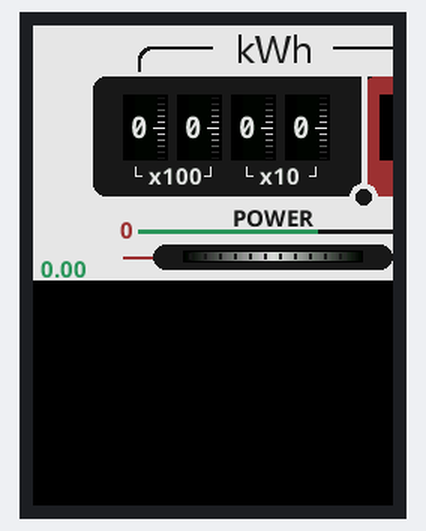
Bench run of a sketch on a simulated ESP32. Shown: 240×320 colour display.

Above: at 0.77 s.
At 5.18 s:
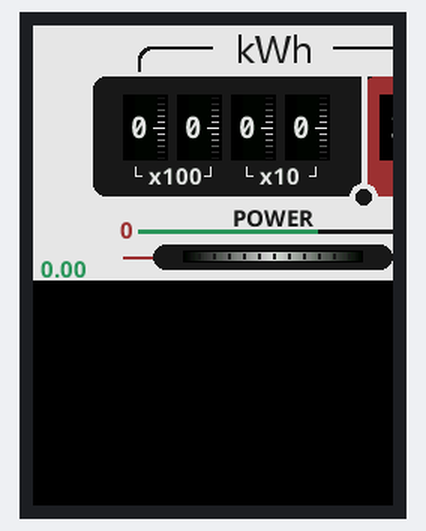
At 10.32 s:
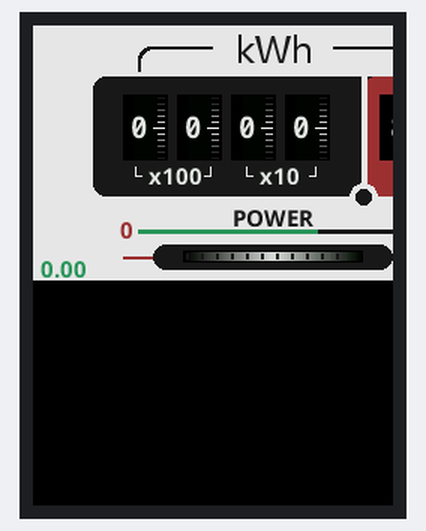
At 20.24 s:
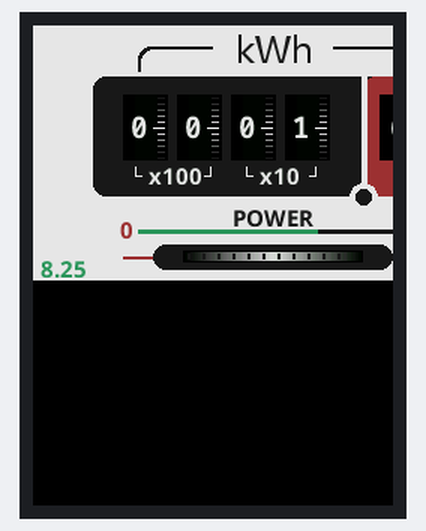
At 29.79 s:
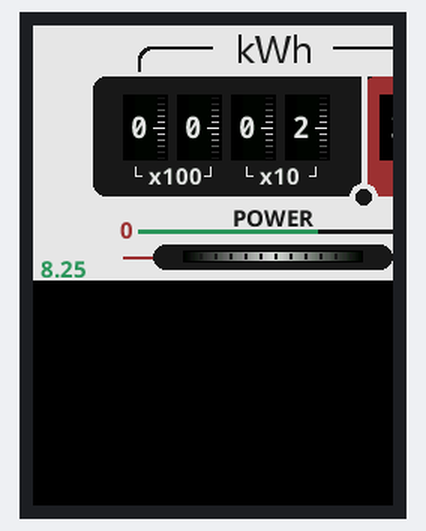
At 39.7 s:
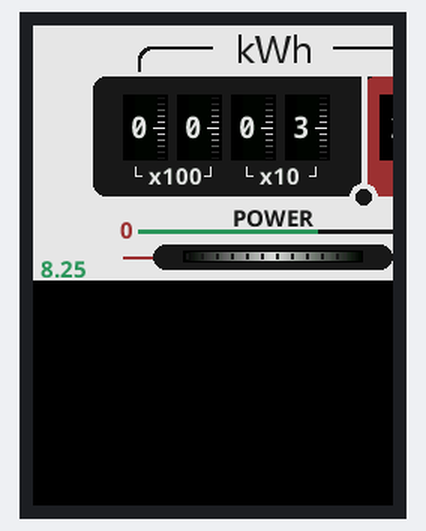

The sketch:

PowerCounter.ino
```cpp
#include <TFT_eSPI.h>
#include "Latin_Hiragana_24.h"
#include "NotoSansBold15.h"
#include "NotoSansMonoSCB20.h"
TFT_eSPI tft = TFT_eSPI();
TFT_eSprite sprite= TFT_eSprite(&tft);


#define latin Latin_Hiragana_24
#define small NotoSansBold15
#define digits NotoSansMonoSCB20

#define c1 0xE73C //white
#define c2 0x18C3  //gray
#define c3 0x9986 //red
#define c4 0x2CAB  //green
#define c5 0xBDEF //gold

int fromTop=34;
int left=40;
int width=240;
int heigth=80;

uint16_t grays[60]={0};
uint16_t lines[11]={0};
int sec=0;
int pos=0;

int digit1=0;
int digit2=0;
int digit3=0;
int digit4=0;

long start=0;
long end=0;
int counter=0;
double fps=0;

int longLine=4;
int animationTimer=0;

void setup() {

  tft.init();
  tft.setRotation(4);
  tft.invertDisplay(true);
  tft.fillScreen(TFT_BLACK);
 for(int i=0;i<50;i++)
  grays[i]=tft.color565(i*5, i*5, i*5);

lines[0]=grays[5]; lines[1]=grays[10]; lines[2]=grays[20]; lines[3]=grays[30]; lines[4]=grays[40]; lines[5]=grays[49];
lines[6]=grays[40]; lines[7]=grays[30]; lines[8]=grays[20]; lines[9]=grays[10]; lines[10]=grays[5];


sprite.createSprite(320,170);
sprite.setTextDatum(4);


}

void draw()
{

  if(counter==0)
start=millis();
counter++;

if(counter==100)
{
  end=millis();
  fps=100/((end-start)/1000.00);
  counter=0;
}
sprite.fillSprite(c1);

sprite.fillSmoothRoundRect(left+30,fromTop-20,width-60,heigth,8,c2,c1);
sprite.fillSmoothRoundRect(left+32,fromTop-18,width-64,heigth,8,c1,c2);
sprite.fillRect(left+30,fromTop-3,width-60,3,c1);
sprite.fillRect(left+80,fromTop-21,width-160,4,c1);


sprite.fillSmoothRoundRect(left,fromTop,width,heigth,8,c2,c1);

sprite.fillSmoothRoundRect(220,fromTop,60,heigth,8,c3,c1);
sprite.fillRect(219,fromTop,4,heigth,c1);

sprite.fillSmoothCircle(220, fromTop+heigth, 9, c1);
sprite.fillSmoothCircle(220, fromTop+heigth, 5, c2);


for(int i=0;i<4;i++){
sprite.fillRectHGradient(left+(20)+(i*36), fromTop+12, 15, 44, TFT_BLACK,grays[2]);
sprite.fillRectHGradient(left+(35)+(i*36), fromTop+12, 15, 44, grays[2],TFT_BLACK);

for(int j=0;j<11;j++)
if(j==5)
sprite.drawLine(left+(40)+(i*36),fromTop+14+(j*4),left+(47)+(i*36),fromTop+14+(j*4),lines[j]);
else
sprite.drawLine(left+(43)+(i*36),fromTop+14+(j*4),left+(47)+(i*36),fromTop+14+(j*4),lines[j]);
}


sprite.fillRectHGradient(231, fromTop+12, 20, 44, TFT_BLACK,grays[2]);
sprite.fillRectHGradient(251, fromTop+12, 20, 44, grays[2],TFT_BLACK);

for(int j=0;j<11;j++)
if(j==longLine)
sprite.drawLine(262,fromTop+14+(j*4),269,fromTop+14+(j*4),lines[j]);
else
sprite.drawLine(265,fromTop+14+(j*4),269,fromTop+14+(j*4),lines[j]);


sprite.drawLine(left+28,fromTop+60,left+28,fromTop+66,c1);
sprite.drawLine(left+28,fromTop+66,left+32,fromTop+66,c1);

sprite.drawLine(left+78,fromTop+66,left+78,fromTop+60,c1);
sprite.drawLine(left+74,fromTop+66,left+78,fromTop+66,c1);

sprite.drawLine(left+102,fromTop+66,left+106,fromTop+66,c1);
sprite.drawLine(left+102,fromTop+66,left+102,fromTop+60,c1);

sprite.drawLine(left+144,fromTop+66,left+148,fromTop+66,c1);
sprite.drawLine(left+148,fromTop+66,left+148,fromTop+60,c1);

sprite.loadFont(latin);
sprite.setTextColor(c2,c1);
sprite.drawString("kWh",160,18);
sprite.unloadFont();

sprite.loadFont(small);
sprite.setTextColor(c1,c3);
sprite.drawString("x1",250,fromTop+68);
sprite.setTextColor(c1,c2);
sprite.drawString("x100",94,fromTop+68);
sprite.drawString("x10",164,fromTop+68);
sprite.setTextColor(c2,c1);
sprite.drawString("POWER",160,fromTop+96);
sprite.setTextColor(c3,c1);
sprite.drawString("0",62,fromTop+104);

sprite.setTextColor(c4,c1);
sprite.drawString("100%",272,fromTop+104);
sprite.drawString(String(fps),20,164);
sprite.unloadFont();

sprite.loadFont(digits);
sprite.setTextColor(c1,TFT_BLACK);
sprite.drawString(String(digit2),106,fromTop+35);
sprite.drawString(String(digit1),70,fromTop+35);
sprite.drawString(String(digit3),142,fromTop+35);
sprite.drawString(String(digit4),178,fromTop+35);
sprite.drawString(String(sec),249,fromTop+35);
sprite.unloadFont();

sprite.fillRect(70,fromTop+102,180,3,c4);
sprite.fillRect(190,fromTop+102,60,3,c2);

sprite.fillRect(60,fromTop+120,200,2,c3);
sprite.fillTriangle(265, fromTop+120, 255, fromTop+120, 252, fromTop+116, c3);
sprite.fillTriangle(265, fromTop+120, 255, fromTop+120, 252, fromTop+124, c3);

sprite.fillSmoothRoundRect(80,fromTop+112,160,17,10,c2,c1);
sprite.drawRect(100,fromTop+116,120,8,TFT_BLACK);
sprite.fillRectHGradient(101, fromTop+117, 59, 6, grays[1],grays[44]);
sprite.fillRectHGradient(160, fromTop+117, 59, 6, grays[44],grays[1]);


for(int i=0;i<11;i++)
{
sprite.fillRect(102+(i*10)+pos,fromTop+118,2,4,c2);
}

sprite.pushSprite(0,0);
}


void loop() {
  draw();
  sec++;
  if(sec==100)
  {sec=0;
  digit4++;
  if(digit4==10){digit4=0; digit3++;}
  if(digit3==10){digit3=0; digit2++;}
  if(digit2==10){digit2=0; digit1++;}
  }

  pos++;
  if(pos==10)
  pos=0;

  animationTimer++;
  if(animationTimer==4)
  {
    animationTimer=0;
    longLine++;
    if( longLine==11)
    longLine=0;
  }
}
```

Source omitted: Hiragana_24.h (data table, 330768 bytes), toSansBold15.h (data table, 65732 bytes), ansMonoSCB20.h (data table, 93723 bytes)
